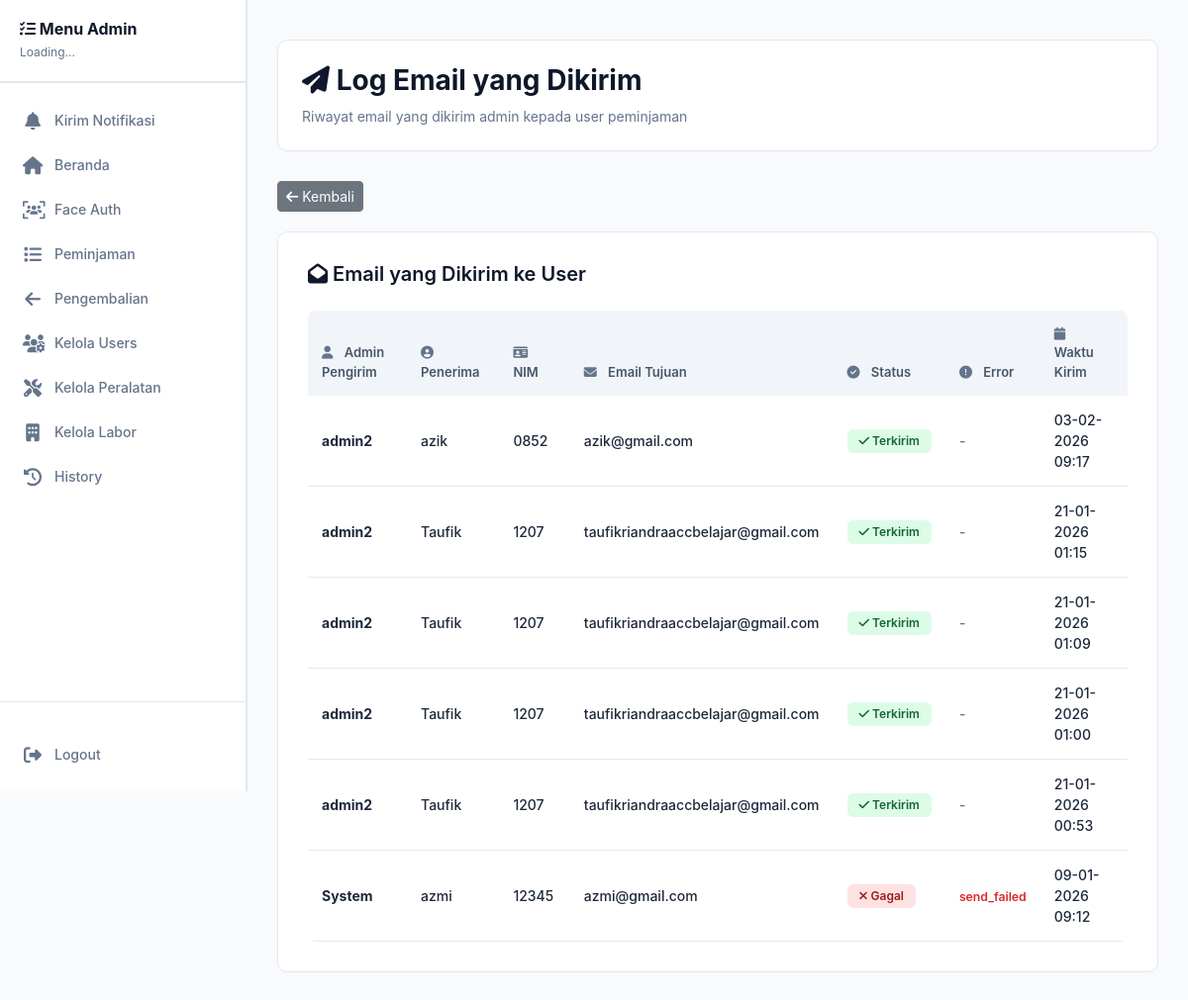
The page /admin/notification_logs.php (signed in) on the database its author committed.
### tables this page shows
CREATE TABLE `notification_logs` (
  `id` int(11) NOT NULL,
  `notification_id` int(11) DEFAULT NULL,
  `user_id` int(11) NOT NULL,
  `email` varchar(191) DEFAULT NULL,
  `success` tinyint(1) DEFAULT 0,
  `error_message` text DEFAULT NULL,
  `sent_at` datetime DEFAULT current_timestamp(),
  `admin_id` int(11) DEFAULT NULL
);

CREATE TABLE `users` (
  `id` int(11) NOT NULL,
  `email` varchar(100) DEFAULT NULL,
  `nama` varchar(100) DEFAULT NULL,
  `nim` varchar(20) DEFAULT NULL,
  `password` varchar(255) DEFAULT NULL,
  `foto` varchar(255) DEFAULT NULL,
  `is_active` tinyint(1) DEFAULT 1,
  `role` varchar(20) DEFAULT 'mahasiswa',
  `created_at` datetime DEFAULT current_timestamp(),
  `updated_at` datetime DEFAULT current_timestamp() ON UPDATE current_timestamp()
);

### admin/notification_logs.php (the view, shortened to what this page needs)
<?php
include '../config/database.php';
$create_logs = "CREATE TABLE IF NOT EXISTS notification_logs (
  id INT AUTO_INCREMENT PRIMARY KEY,
  notification_id INT NULL,
  admin_id INT NULL,
  user_id INT NOT NULL,
  email VARCHAR(191) NULL,
  success TINYINT(1) DEFAULT 0,
  error_message TEXT NULL,
  sent_at DATETIME DEFAULT CURRENT_TIMESTAMP
)";
mysqli_query($conn, $create_logs);
$alter_logs = "ALTER TABLE notification_logs ADD COLUMN IF NOT EXISTS admin_id INT NULL";
mysqli_query($conn, $alter_logs);
$logs_q = mysqli_query($conn, "
  SELECT nl.*, u.nama as user_nama, u.nim, u.email as user_email, a.nama as admin_nama
  FROM notification_logs nl
  LEFT JOIN users u ON nl.user_id=u.id
  LEFT JOIN admin a ON nl.admin_id=a.id
  ORDER BY nl.sent_at DESC LIMIT 100
");
?>
<!DOCTYPE html>
<html>
<head>
<link href="https://cdn.jsdelivr.net/npm/bootstrap@5.3.2/dist/css/bootstrap.min.css" rel="stylesheet">
<link rel="stylesheet" href="https://cdnjs.cloudflare.com/ajax/libs/font-awesome/6.4.0/css/all.min.css">
</head>
<body>
<?php include '../assets/admin_sidebar.php'; ?>
<div class="main-content">
  <div class="page-header">
    <h2><i class="fas fa-paper-plane"></i> Log Email yang Dikirim</h2>
    <p>Riwayat email yang dikirim admin kepada user peminjaman</p>
  </div>
<div style="margin-bottom: 20px;">
  <a href="notifikasi.php" class="btn btn-secondary btn-sm">
    <i class="fas fa-arrow-left"></i> Kembali
  </a>
</div>
  <div class="table-container">
    <h5><i class="fas fa-envelope-open"></i> Email yang Dikirim ke User</h5>
    <?php if(mysqli_num_rows($logs_q) > 0): ?>
      <div class="table-responsive">
        <table class="table table-hover mb-0">
          <thead>
            <tr>
              <th><i class="fas fa-user"></i> Admin Pengirim</th>
              <th><i class="fas fa-user-circle"></i> Penerima</th>
              <th><i class="fas fa-id-card"></i> NIM</th>
              <th><i class="fas fa-envelope"></i> Email Tujuan</th>
              <th><i class="fas fa-check-circle"></i> Status</th>
              <th><i class="fas fa-exclamation-circle"></i> Error</th>
              <th><i class="fas fa-calendar"></i> Waktu Kirim</th>
            </tr>
          </thead>
          <tbody>
            <?php while($l = mysqli_fetch_assoc($logs_q)): ?>
              <tr>
                <td><strong><?php echo htmlspecialchars($l['admin_nama'] ?? 'System'); ?></strong></td>
                <td><?php echo htmlspecialchars($l['user_nama'] ?? '-'); ?></td>
                <td><?php echo htmlspecialchars($l['nim'] ?? '-'); ?></td>
                <td><?php echo htmlspecialchars($l['user_email'] ?? '-'); ?></td>
                <td>
                  <?php if($l['success']): ?>
                    <span class="badge badge-success"><i class="fas fa-check"></i> Terkirim</span>
                  <?php else: ?>
                    <span class="badge badge-danger"><i class="fas fa-times"></i> Gagal</span>
                  <?php endif; ?>
                </td>
                <td>
                  <?php if($l['error_message']): ?>
                    <small class="text-danger"><?php echo htmlspecialchars($l['error_message']); ?></small>
                  <?php else: ?>
                    <span class="text-muted">-</span>
                  <?php endif; ?>
                </td>
                <td><?php echo date('d-m-Y H:i', strtotime($l['sent_at'])); ?></td>
              </tr>
            <?php endwhile; ?>
          </tbody>
        </table>
      </div>
    <?php endif; ?>
  </div>
</div>
</body>
</html>

### admin/notification_logs.php (style rules this page uses)
* { margin: 0; padding: 0; box-sizing: border-box; }
body { font-family: -apple-system, BlinkMacSystemFont, 'Segoe UI', Roboto, 'Helvetica Neue', Arial, sans-serif; background-color: #f8fafc; color: #1e293b; animation: fadeIn 0.3s ease; }
.main-content { margin-left: 250px; padding: 40px 30px; min-height: 100vh; }
.page-header { background: #ffffff; color: #0f172a; border-radius: 10px; padding: 24px; margin-bottom: 30px; border: 1px solid #e2e8f0; transition: all 0.2s; animation: slideInDown 0.4s ease; }
.page-header h2 { font-weight: 700; margin-bottom: 8px; font-size: 28px; color: #0f172a; }
.page-header p { margin-bottom: 0; font-size: 14px; color: #64748b; }
.table-container { background: #ffffff; border-radius: 10px; padding: 30px; box-shadow: none; border: 1px solid #e2e8f0; animation: slideInUp 0.5s ease 0.2s both; }
.table-container h5 { color: #0f172a; font-weight: 600; margin-bottom: 25px; font-size: 20px; }
.table-responsive { background: transparent; border-radius: 8px; padding: 0; box-shadow: none; overflow-x: auto; }
.table { margin-bottom: 0; border-collapse: collapse; }
.table th { background-color: #f1f5f9; color: #475569; border: none; font-weight: 600; padding: 14px; font-size: 13px; text-align: left; }
.table th i { margin-right: 8px; color: #64748b; }
.table td { padding: 14px; border-bottom: 1px solid #e2e8f0; font-weight: 500; vertical-align: middle; font-size: 14px; color: #1e293b; }
.badge { padding: 6px 12px; border-radius: 6px; font-weight: 600; border: none; font-size: 12px; }
.badge-success { background-color: #dcfce7; color: #166534; }
.badge-danger { background-color: #fee2e2; color: #991b1b; }
.text-muted { color: #64748b !important; font-weight: 500; }
.text-danger { color: #dc2626 !important; font-weight: 600; }

### assets/admin_sidebar.php (style rules this page uses)
:root { --primary: #f59e0b; --primary-light: #fbbf24; --primary-dark: #d97706; --secondary: #fb923c; --bg-primary: #ffffff; --bg-secondary: #f8fafc; --bg-tertiary: #fef3c7; --text-primary: #0f172a; --text-secondary: #64748b; --border-color: #e0e0e0; --border-light: #e2e8f0; --hover-bg: #f9f9f9; --success: #22c55e; --danger: #ef4444; --shadow: 0 4px 15px rgba(0,0,0,0.1); }
* { box-sizing: border-box; }
body { overflow-x: hidden; margin: 0; padding: 0; }
.main-content { margin-left: 250px; transition: margin-left 0.3s ease; width: calc(100% - 250px); }

### rows shown on the page
notification_logs: admin.nama "admin2", user.nama "azik", user.nim "0852", user.email "azik@gmail.com", success 1 (drawn), sent_at "03-02-2026 09:17"
notification_logs: admin.nama "admin2", user.nama "Taufik", user.nim "1207", user.email "taufikriandraaccbelajar@gmail.com", success 1 (drawn), sent_at "21-01-2026 01:15"
notification_logs: admin.nama "admin2", user.nama "Taufik", user.nim "1207", user.email "taufikriandraaccbelajar@gmail.com", success 1 (drawn), sent_at "21-01-2026 01:09"
notification_logs: admin.nama "admin2", user.nama "Taufik", user.nim "1207", user.email "taufikriandraaccbelajar@gmail.com", success 1 (drawn), sent_at "21-01-2026 01:00"
notification_logs: admin.nama "admin2", user.nama "Taufik", user.nim "1207", user.email "taufikriandraaccbelajar@gmail.com", success 1 (drawn), sent_at "21-01-2026 00:53"
notification_logs: admin_nama "System", user.nama "azmi", user.nim "12345", user.email "azmi@gmail.com", success 0 (drawn), error_message "send_failed", sent_at "09-01-2026 09:12"

### other values the page prints
$item['label'] "Kirim Notifikasi"
$item['label'] "Beranda"
$item['label'] "Face Auth"
$item['label'] "Peminjaman"
$item['label'] "Pengembalian"
$item['label'] "Kelola Users"
$item['label'] "Kelola Peralatan"
$item['label'] "Kelola Labor"
$item['label'] "History"
